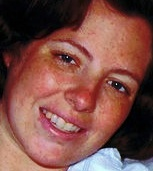
#> input picture decode/ml_logic/face_detection/export/test_image_3_-_136,246,289,417.jpg, 153 x 171 px
$ python -i image_processing.py   (imports and definitions only)
#> lines starting #> are read from the running program, lines starting #| are printed output that depends on the picture
#> further down, picture is the input picture: shape (171, 153, 3); mean B, G, R 71.6, 78.4, 125
import cv2

def histogram_equalization(image):

    """Applies histogram equalization to the original image"""

    # Split the image into its color channels
    b, g, r = cv2.split(image)
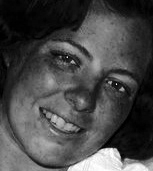
#> b: shape (171, 153); min 0, max 255, mean 71.6
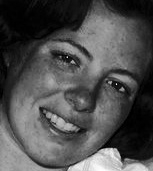
#> g: shape (171, 153); min 0, max 253, mean 78.4
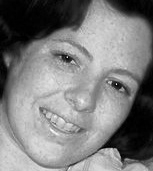
#> r: shape (171, 153); min 0, max 255, mean 125
    # Equalize the histogram for each color channel
    b_eq = cv2.equalizeHist(b)
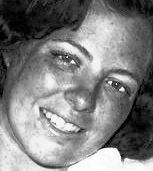
#> b_eq: shape (171, 153); min 0, max 255, mean 127.3
    g_eq = cv2.equalizeHist(g)
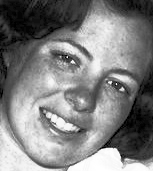
#> g_eq: shape (171, 153); min 0, max 255, mean 127.5
    r_eq = cv2.equalizeHist(r)
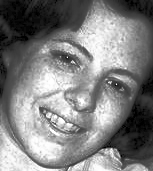
#> r_eq: shape (171, 153); min 0, max 255, mean 127.2
    # Merge the equalized channels back together
    return cv2.merge([b_eq, g_eq, r_eq])
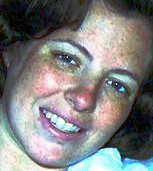
#> returned value: shape (171, 153, 3); mean of channels 0, 1, 2 127.3, 127.5, 127.2; drawn as B, G, R

>>> import cv2
>>> picture = cv2.imread('../ml_logic/face_detection/export/test_image_3_-_136,246,289,417.jpg')
>>> result = histogram_equalization(picture)

$ run again, on decode/ml_logic/face_detection/export/test_image_3_-_309,467,404,563.jpg
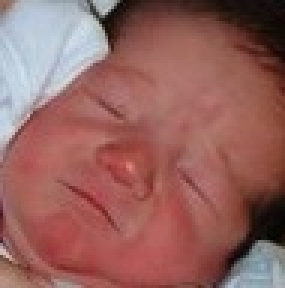
#> input picture decode/ml_logic/face_detection/export/test_image_3_-_309,467,404,563.jpg, 95 x 96 px (shown 3 times larger)
#> picture is the input picture: shape (96, 95, 3); mean B, G, R 94.9, 98.9, 149
#> in histogram_equalization, `r_eq = cv2.equalizeHist(r)`:
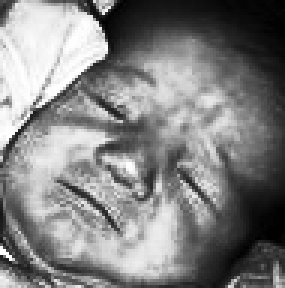
#> r_eq: shape (96, 95) (shown 3 times larger); min 0, max 255, mean 129.2
#> in histogram_equalization, `return cv2.merge([b_eq, g_eq, r_eq])`:
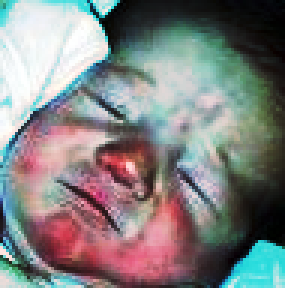
#> returned value: shape (96, 95, 3) (shown 3 times larger); mean of channels 0, 1, 2 128.7, 128.8, 129.2; drawn as B, G, R

$ run again, on decode/ml_logic/face_detection/export/test_image_3_-_311,466,406,563.jpg
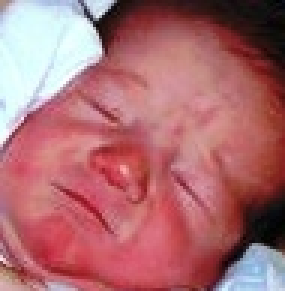
#> input picture decode/ml_logic/face_detection/export/test_image_3_-_311,466,406,563.jpg, 95 x 97 px (shown 3 times larger)
#> picture is the input picture: shape (97, 95, 3); mean B, G, R 112.7, 107.2, 172.2
#> in histogram_equalization, `r_eq = cv2.equalizeHist(r)`:
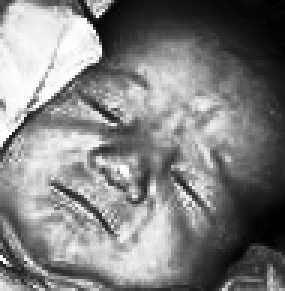
#> r_eq: shape (97, 95) (shown 3 times larger); min 0, max 255, mean 128.7
#> in histogram_equalization, `return cv2.merge([b_eq, g_eq, r_eq])`:
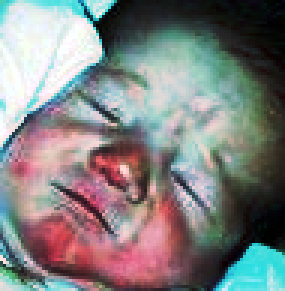
#> returned value: shape (97, 95, 3) (shown 3 times larger); mean of channels 0, 1, 2 128.3, 128.3, 128.7; drawn as B, G, R
